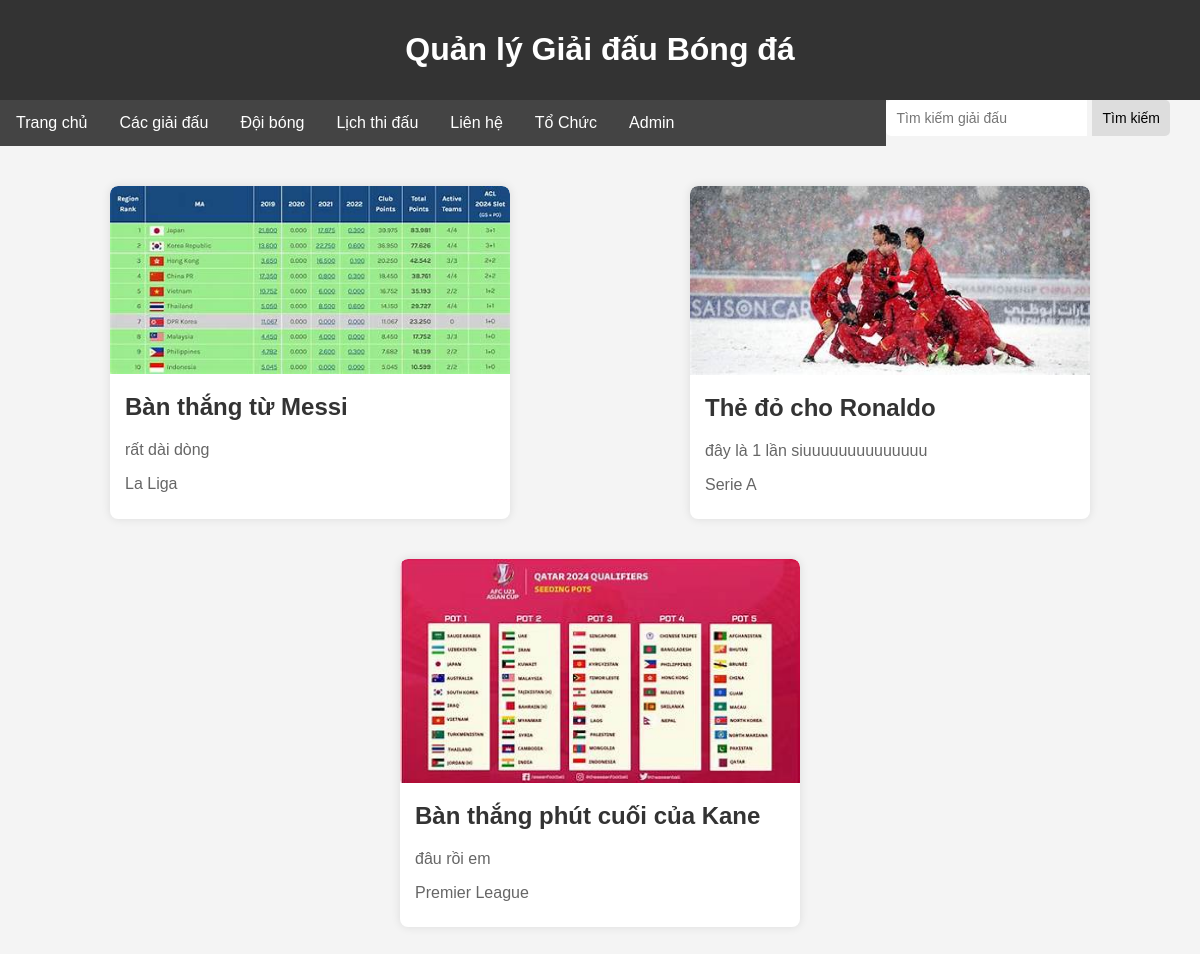
/QLGIAIDAUBONGDA/sukien.php, run on the app's committed database.
### tables this page shows
CREATE TABLE `sukien` (
  `MaSuKien` int(11) NOT NULL,
  `TenSuKien` varchar(255) NOT NULL,
  `MaGiaiDau` int(11) DEFAULT NULL,
  `MoTa` text DEFAULT NULL,
  `HinhAnh` varchar(255) DEFAULT NULL
);

CREATE TABLE `giaidau` (
  `MaGiaiDau` int(11) NOT NULL,
  `TenGiaiDau` varchar(255) NOT NULL,
  `MoTa` varchar(255) NOT NULL,
  `SoDoi` int(11) NOT NULL,
  `DiaDiem` varchar(255) DEFAULT NULL,
  `HinhAnh` varchar(255) DEFAULT NULL
);

### QLGIAIDAUBONGDA/sukien.php (the view, shortened to what this page needs)
<!DOCTYPE html>
<html lang="en">
<head>
</head>
<body>
    <?php include 'components/user_header.php'; ?>
    <section>
        <?php
        include('admincp/config/config.php');
        $queryTranDau = "
        SELECT
            SuKien.TenSuKien,
            SuKien.MoTa,
            SuKien.HinhAnh,
            tenGiai.TenGiaiDau AS TenGiaiDau
        FROM SuKien
        INNER JOIN GiaiDau AS tenGiai ON SuKien.MaGiaiDau = tenGiai.MaGiaiDau";
        $resultTranDau = $conn->query($queryTranDau);
        if ($resultTranDau->num_rows > 0) {
            while ($row = $resultTranDau->fetch_assoc()) {
                echo "<article>
                        <img src='images/{$row['HinhAnh']}' alt='{$row['TenSuKien']}'>
                        <div class='content'>
                            <h2>{$row['TenSuKien']}</h2>
                            <p>{$row['MoTa']}</p>
                            <p>{$row['TenGiaiDau']}</p>
                        </div>
                    </article>";
            }
        } else {
            echo "Không có dữ liệu";
        }
        ?>
    </section>
</body>
</html>

### QLGIAIDAUBONGDA/sukien.php (style rules this page uses)
body { font-family: 'Arial', sans-serif; margin: 0; padding: 0; background-color: #f4f4f4; }
section { display: flex; flex-wrap: wrap; justify-content: space-around; padding: 20px; }
article { width: 100%; max-width: 400px; margin: 20px; background-color: #fff; border-radius: 8px; overflow: hidden; box-shadow: 0 0 10px rgba(0, 0, 0, 0.1); transition: transform 0.3s; }
img { width: 100%; height: auto; border-radius: 8px 8px 0 0; }
.content { padding: 15px; }
h2 { margin-top: 0; color: #333; }
p { color: #666; margin-bottom: 10px; }

### QLGIAIDAUBONGDA/components/user_header.php (style rules this page uses)
body { font-family: Arial, sans-serif; margin: 0; padding: 0; background-color: #f4f4f4; }

### data on the page
sukien: HinhAnh (picture), TenSuKien "Bàn thắng từ Messi", MoTa "rất dài dòng", giaidau.TenGiaiDau "La Liga"
sukien: HinhAnh (picture), TenSuKien "Thẻ đỏ cho Ronaldo", MoTa "đây là 1 lần siuuuuuuuuuuuuuu", giaidau.TenGiaiDau "Serie A"
sukien: HinhAnh (picture), TenSuKien "Bàn thắng phút cuối của Kane", MoTa "đâu rồi em", giaidau.TenGiaiDau "Premier League"
